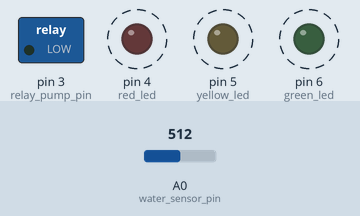
Recording of a program running on a simulated Arduino Uno, built with avr-gcc and run on an emulated ATmega328P. On the bench: switched loads named in the program (green lamp = pin HIGH), output pins drawn as LEDs (lit = HIGH). Dashed ring = blinking. The test bench sets the inputs (shaded band); at power-on: A0 (water_sensor_pin) = 512. What the program prints to the serial monitor is not drawn.

Above: at 2.2 s.
2.3 s: A0 (water_sensor_pin) set to 462
5.8 s: A0 (water_sensor_pin) set to 440
At 7.6 s:
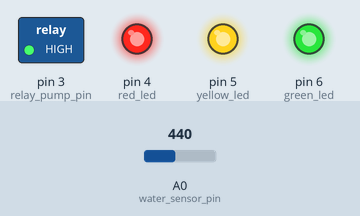
8.5 s: A0 (water_sensor_pin) set to 306
At 10.0 s:
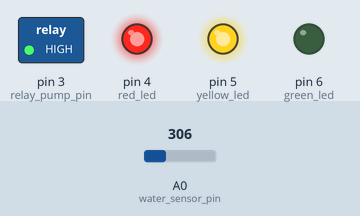
11.2 s: A0 (water_sensor_pin) set to 216
13.9 s: A0 (water_sensor_pin) set to 183
At 14.8 s:
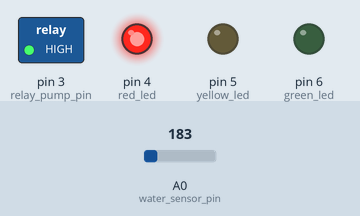
16.6 s: A0 (water_sensor_pin) set to 210
At 18.5 s:
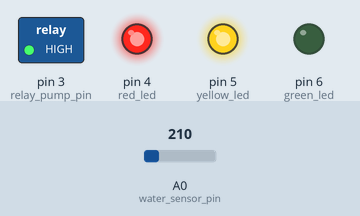
Timing chart, 0 to 20.0 s (numbered marks = the images above; inputs shaded):
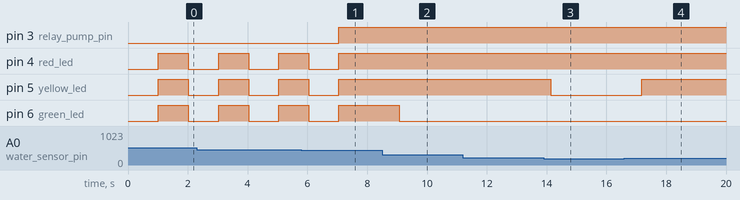

The program:

main.cpp
```cpp
#include <Arduino.h>
#include <LiquidCrystal_I2C.h>

#define TEST_PROTOTYPE // for testing purposes comment if done testing

const int water_sensor_pin {A0};
const int water_sensor_power_pin {2};
const int relay_pump_pin {3};
const int red_led {4};
const int yellow_led {5};
const int green_led {6};

const int num_of_cols {16};
const int num_of_rows {2};

int water_value = 0;

LiquidCrystal_I2C lcd(0x27, num_of_cols, num_of_rows);

// function prototypes
int getSensorReading();
void printReading(int value);

bool isEmpty(int value);
bool isLow(int value);
bool isMedium(int value);
bool isFull(int value);
bool isExcess(int value);

void empty(bool state, int value);
void low(bool state, int value);
void medium(bool state, int value);
void full(bool state, int value);
void excess(bool state, int value);

void setup() {

  pinMode(water_sensor_pin, INPUT);
  pinMode(relay_pump_pin, OUTPUT);
  pinMode(red_led, OUTPUT);
  pinMode(yellow_led, OUTPUT);
  pinMode(green_led, OUTPUT);

  lcd.backlight();
  lcd.setCursor(0, 0);
  lcd.println("Smart Water Tank");
  lcd.setCursor(0, 1);
  lcd.println("Welcome :)");

  #ifdef TEST_PROTOTYPE
  Serial.begin(9600);
  Serial.println("Smart Water Tank");
  Serial.println("Welcome :)");
  #endif

  delay(1000);
  lcd.clear();
}

void loop() {
  int sensorValue = getSensorReading();
  empty(isEmpty(sensorValue), sensorValue);
  low(isLow(sensorValue), sensorValue);
  medium(isMedium(sensorValue), sensorValue);
  full(isFull(sensorValue), sensorValue);
  excess(isExcess(sensorValue), sensorValue);

  delay(1000);
}

int getSensorReading()
{
  digitalWrite(water_sensor_power_pin, HIGH); // for power management
  delay(10);
  water_value = analogRead(water_sensor_pin);
  digitalWrite(water_sensor_power_pin, LOW); // for power management
  return water_value;
}


void printReading(int value)
{
  lcd.setCursor(0, 0);
  lcd.print("Reading: ");
  lcd.println(value);
}

// to be modified
bool isEmpty(int value)
{
  bool isEmpty = false;
  if (value <= 0)
  {
    isEmpty = true;
  }
  return isEmpty;
}

bool isLow(int value)
{
  bool isLow = false;
  if (value <= 200)
  {
    isLow = true;
  }
  return isLow;
}
bool isMedium(int value)
{
  bool isMedium = false;
  if (value > 200 && value <= 435)
  {
    isMedium = true;
  }
  return isMedium;
}

bool isFull(int value)
{
  bool isFull = false;
  if (value > 435 && value <= 450)
  {
    isFull = true;
  }
  return isFull;
}

bool isExcess(int value)
{
  bool isExcess = false;
  if (value > 450)
  {
    isExcess = true;
  }
  return isExcess;
}

void empty(bool state, int value)
{
  if (state)
  {
    printReading(value);
    lcd.setCursor(0, 1);
    lcd.println("Empty");
    digitalWrite(relay_pump_pin, HIGH);
    digitalWrite(red_led, LOW);
    digitalWrite(yellow_led, LOW);
    digitalWrite(green_led, LOW);
  }
}

void low(bool state, int value)
{
  if (state)
  {
    printReading(value);
    lcd.setCursor(0, 1);
    lcd.println("low");
    digitalWrite(relay_pump_pin, HIGH);
    digitalWrite(red_led, HIGH);
    digitalWrite(yellow_led, LOW);
    digitalWrite(green_led, LOW);
  }
}

void medium(bool state, int value)
{
  if (state)
  {
    printReading(value);
    lcd.setCursor(0, 1);
    lcd.println("medium");
    digitalWrite(relay_pump_pin, HIGH);
    digitalWrite(red_led, HIGH);
    digitalWrite(yellow_led, HIGH);
    digitalWrite(green_led, LOW);
  }
}

void full(bool state, int value)
{
  if (state)
  {
    printReading(value);
    lcd.setCursor(0, 1);
    lcd.println("full");
    digitalWrite(relay_pump_pin, HIGH);
    digitalWrite(red_led, HIGH);
    digitalWrite(yellow_led, HIGH);
    digitalWrite(green_led, HIGH);
  }
  else if (value >= 524)
  {
    digitalWrite(relay_pump_pin, LOW);
    digitalWrite(red_led, HIGH);
    digitalWrite(yellow_led, HIGH);
    digitalWrite(green_led, HIGH);
  }
}

void excess(bool state, int value)
{
  if (state)
  {
    printReading(value);
    lcd.setCursor(0, 1);
    lcd.println("Excess");
    digitalWrite(relay_pump_pin, LOW);
    digitalWrite(red_led, HIGH);
    digitalWrite(yellow_led,HIGH);
    digitalWrite(green_led, HIGH);
    delay(1000);
    digitalWrite(red_led, LOW);
    digitalWrite(yellow_led,LOW);
    digitalWrite(green_led, LOW);
  }
}
```

Measured:
- the behaviour switches between 451 and 450 on A0 (water_sensor_pin) (found by bisection; images 0 and 1)
- the behaviour switches between 201 and 200 on A0 (water_sensor_pin) (found by bisection; images 2 and 3)
- after the input at 5.8 s, pin 3 (relay_pump_pin): LOW → HIGH after 1.3 s; pin 4 (red_led), pin 5 (yellow_led), pin 6 (green_led): goes on until 7.1 s, then stays HIGH
- after the input at 8.5 s, pin 6 (green_led): HIGH → LOW after 0.58 s
- after the input at 11.2 s, every drawn part: stays the same
- after the input at 13.9 s, pin 5 (yellow_led): HIGH → LOW after 0.24 s
- after the input at 16.6 s, pin 5 (yellow_led): LOW → HIGH after 0.58 s
